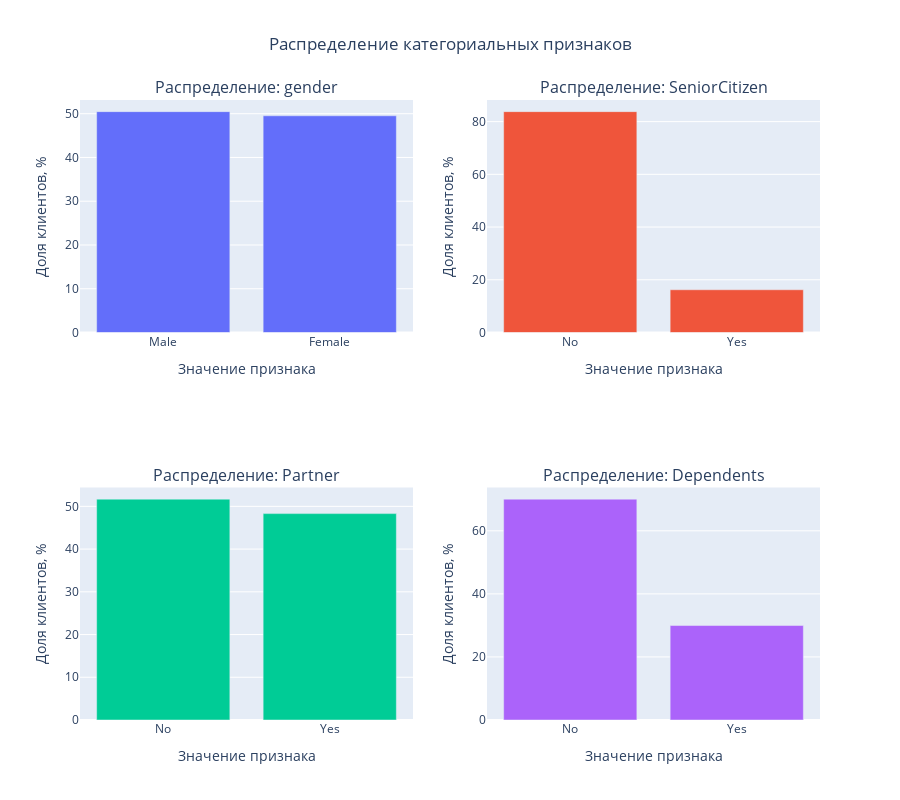

Write notebook code for a chart like this one.
### Code cell
cat_cols = personal.select_dtypes(exclude='number').columns 
count_for_cat(personal, cat_cols)

### Figure 1 — Plotly figure (JSON) as saved in the notebook; plotly's stock layout.template omitted (floating-point values rounded to 4 significant figures)
{"data": [{"type": "bar", "x": ["Male", "Female"], "xaxis": "x", "y": [50.48, 49.52], "yaxis": "y"}, {"type": "bar", "x": [0, 1], "xaxis": "x2", "y": [83.79, 16.21], "yaxis": "y2"}, {"type": "bar", "x": ["No", "Yes"], "xaxis": "x3", "y": [51.7, 48.3], "yaxis": "y3"}, {"type": "bar", "x": ["No", "Yes"], "xaxis": "x4", "y": [70.04, 29.96], "yaxis": "y4"}], "layout": {"annotations": [{"font": {"size": 16}, "showarrow": false, "text": "Распределение: gender", "x": 0.225, "xanchor": "center", "xref": "paper", "y": 1, "yanchor": "bottom", "yref": "paper"}, {"font": {"size": 16}, "showarrow": false, "text": "Распределение: SeniorCitizen", "x": 0.775, "xanchor": "center", "xref": "paper", "y": 1, "yanchor": "bottom", "yref": "paper"}, {"font": {"size": 16}, "showarrow": false, "text": "Распределение: Partner", "x": 0.225, "xanchor": "center", "xref": "paper", "y": 0.375, "yanchor": "bottom", "yref": "paper"}, {"font": {"size": 16}, "showarrow": false, "text": "Распределение: Dependents", "x": 0.775, "xanchor": "center", "xref": "paper", "y": 0.375, "yanchor": "bottom", "yref": "paper"}], "height": 800, "showlegend": false, "title": {"text": "Распределение категориальных признаков", "x": 0.5}, "xaxis": {"anchor": "y", "domain": [0, 0.45], "title": {"text": "Значение признака"}}, "xaxis2": {"anchor": "y2", "domain": [0.55, 1], "ticktext": ["No", "Yes"], "tickvals": ["0", "1"], "title": {"text": "Значение признака"}}, "xaxis3": {"anchor": "y3", "domain": [0, 0.45], "title": {"text": "Значение признака"}}, "xaxis4": {"anchor": "y4", "domain": [0.55, 1], "title": {"text": "Значение признака"}}, "yaxis": {"anchor": "x", "domain": [0.625, 1], "title": {"text": "Доля клиентов, %"}}, "yaxis2": {"anchor": "x2", "domain": [0.625, 1], "title": {"text": "Доля клиентов, %"}}, "yaxis3": {"anchor": "x3", "domain": [0, 0.375], "title": {"text": "Доля клиентов, %"}}, "yaxis4": {"anchor": "x4", "domain": [0, 0.375], "title": {"text": "Доля клиентов, %"}}}}
